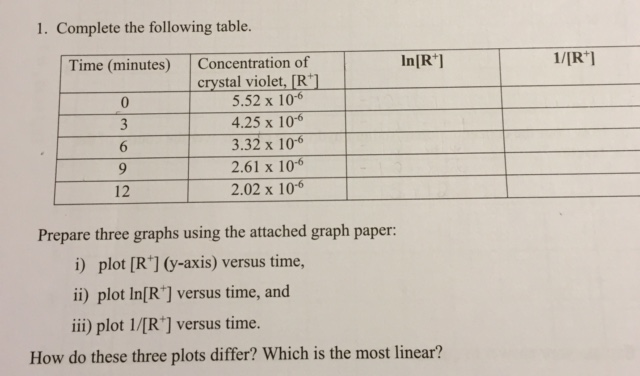
#> input picture Computer Vision/Bölümler/DATA/19_table.png, 640 x 376 px, found by its file name
$ jupyter execute Ornek4.1.ipynb   (shell and % lines are left out)   (older library calls are emulated)
#> lines starting #> are read from the running program, lines starting #| are printed output that depends on the picture
[cell 1]
import numpy as np
import cv2

import matplotlib.pyplot as plt

[cell 2]
# Örnek 4.1 - Sobel Operatörü

img = cv2.imread('DATA/19_table.png',0)
#> img: shape (376, 640); min 27, max 222, mean 192.4

Gx = cv2.Sobel(img,cv2.CV_64F,1,0,ksize=3)
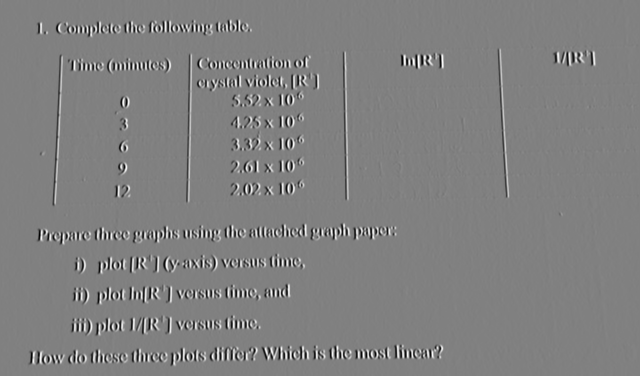
#> Gx: shape (376, 640) float64; min -632, max 620, mean 0.3; drawn with min black and max white
Gy = cv2.Sobel(img,cv2.CV_64F,0,1,ksize=3)
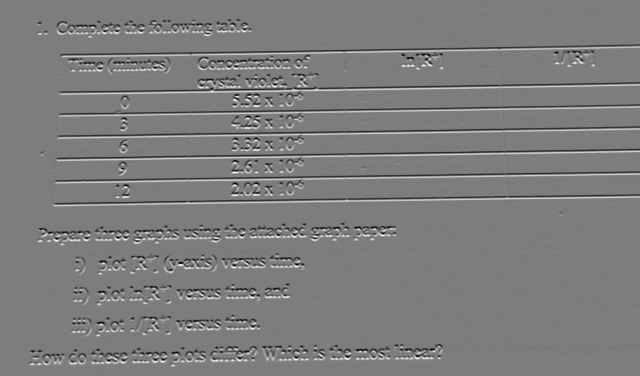
#> Gy: shape (376, 640) float64; min -563, max 582, mean -0.3; drawn with min black and max white

G = np.sqrt((Gx * Gx)+(Gy * Gy))
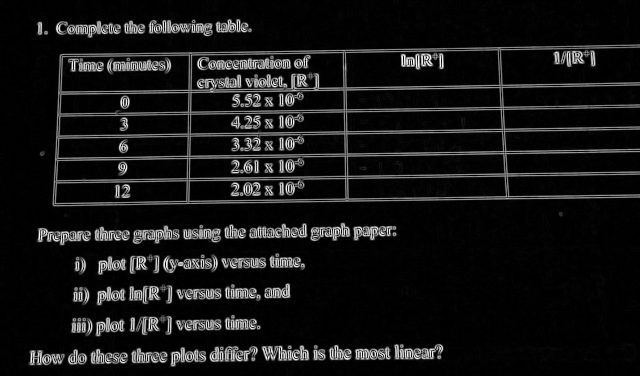
#> G: shape (376, 640) float64; min 0, max 632.1, mean 54.3; drawn with min black and max white
plt.imshow(G,cmap="gray")
